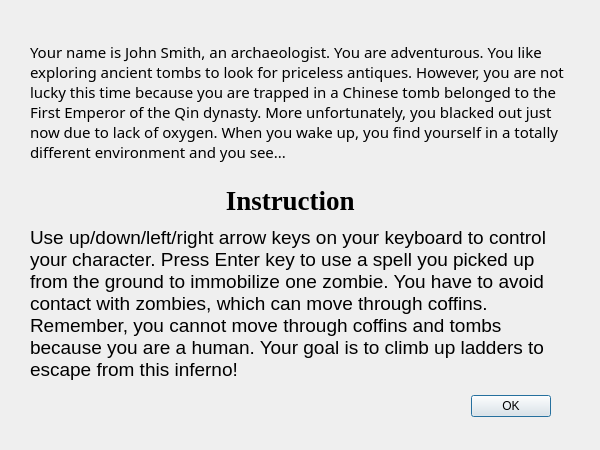
<?xml version="1.0" encoding="UTF-8"?>
<ui version="4.0">
 <class>InstructionDialog</class>
 <widget class="QDialog" name="InstructionDialog">
  <property name="geometry">
   <rect>
    <x>0</x>
    <y>0</y>
    <width>600</width>
    <height>450</height>
   </rect>
  </property>
  <property name="windowTitle">
   <string>Dialog</string>
  </property>
  <widget class="QDialogButtonBox" name="buttonBox">
   <property name="geometry">
    <rect>
     <x>470</x>
     <y>390</y>
     <width>81</width>
     <height>32</height>
    </rect>
   </property>
   <property name="orientation">
    <enum>Qt::Horizontal</enum>
   </property>
   <property name="standardButtons">
    <set>QDialogButtonBox::Ok</set>
   </property>
  </widget>
  <widget class="QWidget" name="verticalLayoutWidget">
   <property name="geometry">
    <rect>
     <x>30</x>
     <y>30</y>
     <width>541</width>
     <height>351</height>
    </rect>
   </property>
   <layout class="QVBoxLayout" name="textVLayout">
    <item>
     <widget class="QLabel" name="story_label">
      <property name="font">
       <font>
        <family>Arial Unicode MS</family>
        <pointsize>11</pointsize>
       </font>
      </property>
      <property name="text">
       <string>Your name is John Smith, an archaeologist. You are adventurous. You like exploring ancient tombs to look for priceless antiques. However, you are not lucky this time because you are trapped in a Chinese tomb belonged to the First Emperor of the Qin dynasty. More unfortunately, you blacked out just now due to lack of oxygen. When you wake up, you find yourself in a totally different environment and you see... </string>
      </property>
      <property name="wordWrap">
       <bool>true</bool>
      </property>
     </widget>
    </item>
    <item>
     <widget class="QLabel" name="title_label">
      <property name="enabled">
       <bool>true</bool>
      </property>
      <property name="maximumSize">
       <size>
        <width>16777215</width>
        <height>40</height>
       </size>
      </property>
      <property name="font">
       <font>
        <family>Times New Roman</family>
        <pointsize>20</pointsize>
        <weight>75</weight>
        <bold>true</bold>
       </font>
      </property>
      <property name="text">
       <string>                             Instruction</string>
      </property>
     </widget>
    </item>
    <item>
     <widget class="QLabel" name="instruction_label">
      <property name="font">
       <font>
        <family>Arial</family>
        <pointsize>14</pointsize>
       </font>
      </property>
      <property name="text">
       <string>Use up/down/left/right arrow keys on your keyboard to control your character. Press Enter key to use a spell you picked up from the ground to immobilize one zombie. You have to avoid contact with zombies, which can move through coffins. Remember, you cannot move through coffins and tombs because you are a human. Your goal is to climb up ladders to escape from this inferno!</string>
      </property>
      <property name="wordWrap">
       <bool>true</bool>
      </property>
     </widget>
    </item>
   </layout>
  </widget>
 </widget>
 <resources/>
 <connections>
  <connection>
   <sender>buttonBox</sender>
   <signal>accepted()</signal>
   <receiver>InstructionDialog</receiver>
   <slot>accept()</slot>
   <hints>
    <hint type="sourcelabel">
     <x>248</x>
     <y>254</y>
    </hint>
    <hint type="destinationlabel">
     <x>157</x>
     <y>274</y>
    </hint>
   </hints>
  </connection>
  <connection>
   <sender>buttonBox</sender>
   <signal>rejected()</signal>
   <receiver>InstructionDialog</receiver>
   <slot>reject()</slot>
   <hints>
    <hint type="sourcelabel">
     <x>316</x>
     <y>260</y>
    </hint>
    <hint type="destinationlabel">
     <x>286</x>
     <y>274</y>
    </hint>
   </hints>
  </connection>
 </connections>
</ui>
